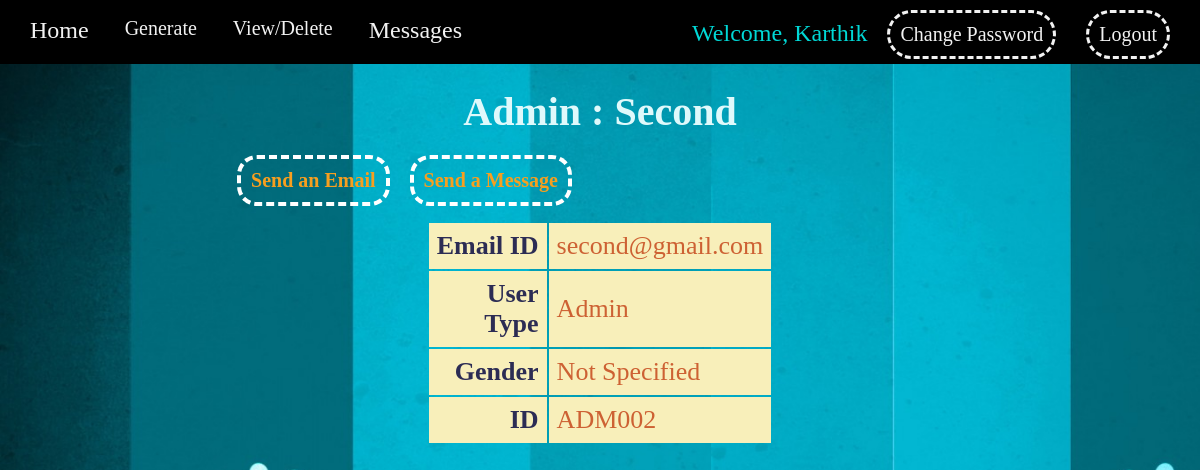
Page /users/profile/2 (signed in) on the committed database.
### users/models.py (models this page shows, shortened)
class User(AbstractBaseUser, PermissionsMixin):  # PermissionsMixin to include the permission parameters of User model
	email = models.EmailField(unique=True,default=None,null = False)
	name = models.CharField(max_length=20,null=True,default="")
	is_staff = models.BooleanField(default=False)
	is_superuser = models.BooleanField(default=False)
	USERNAME_FIELD = "email"   # Email is used as the username
	EMAIL_FIELD = "email"
	REQUIRED_FIELDS = ["name"]       # Username and password are automatically required fields
	class Meta:
		ordering = ["email"]
		verbose_name = "user"
	objects = UserManager()    # Declaring the Manager Class

class EmployeeID(models.Model):
	emp_id = models.CharField(max_length=10, primary_key=True, default=None)
	emp_type = models.CharField(max_length=10, null=False, default=None)
	creator = models.ForeignKey(User, related_name="id_creator", on_delete=models.CASCADE, default=None, null=True)
	assignee = models.ForeignKey(User, related_name="id_assignee", on_delete=models.SET_NULL, default=None, null=True)
	class Meta:
		ordering = ["emp_id"]
		verbose_name = "employee id"

### users/views.py (the view, shortened to what this page needs)
# urls.py: path('profile', ViewUserProfile.as_view(), name="ViewProfile"),
@method_decorator(login_required, name='dispatch')
class ViewUserProfile(View):
	template = "users/Profile.html"
	resolve_gender = {"M":"Male","F":"Female"}
	def get(self, request, user_id, *args, **kwargs):
		try:
		    targetUser = list(User.objects.filter(id=user_id))[0]        # User to be displayed
		except IndexError:
		    messages.add_message(request, messages.ERROR, "User Could Not Be Found!")
		    return HttpResponseRedirect(reverse('home'))
		targetGroup=list(Group.objects.filter(user=targetUser))[0].name   # Group of user to be displayed
		try:
			if(targetGroup=="CustomerPrivilege"):
				if(request.user.has_perm('users.can_view_customer')):
					targetSpecific = list(Customer.objects.filter(instance=targetUser))[0]  # Customer instance
					typ = "Customer"
					gender = self.resolve_gender[targetSpecific.gender]
					person_id = "Not Applicable"
				else:
					raise ValueError('Permission Denied')
			elif(targetGroup=="AdminPrivilege"):
				if(request.user.has_perm('users.can_view_admin')):
					targetSpecific = list(Admin.objects.filter(instance=targetUser))[0]  # Admin Instance
					typ = "Admin"
					gender = "Not Specified"
					person_id = targetSpecific.emp_id.emp_id
				else:
					raise ValueError('Permission Denied')
			cont = {"Name":targetUser.name,
		        	"Email":targetUser.email,
		        	"Gender":gender,
		        	"Type":typ,
		        	"ID":person_id,
		        	"UserID":targetUser.id}
		except ValueError as prob:
				val = request.user.get_all_permissions()
				messages.add_message(request, messages.SUCCESS, 'Permission Denied')
				return HttpResponseRedirect(reverse('home'))
		return render(request,self.template,context=cont)

### users/templatetags/extra_tags.py (called while the page is built)
@register.filter(name='has_group')
def has_group(user, group_name):
    group = Group.objects.get(name=group_name)
    if group in user.groups.all():
    	return True
    else:
    	return False

### users/templates/users/Profile.html (shortened to what this page needs)
{% extends "users/base.html" %}
{% block content %}
<center><label class="descriptor">{{Type}} : {{Name}}</label></center>
<center><a href="/messages/open-conv/{{UserID}}" class="sendMess" >Send a Message</a>
<a href="mailto:{{Email}}?&body=Contacted through RoomBooking-Webiste" class="sendMess depend">Send an Email</a></center>
<center><table class="UserDisplay" border="0">
<tr>
<th>Email ID</th>
<td>{{Email}}</td>
</tr>
<tr>
<th>User<br />Type </th>
<td>{{Type}}</td>
</tr>
<tr>
<th>Gender </th>
<td>{{Gender}}</td>
</tr>
<tr>
<th>ID</th>
<td>{{ID}}</td>
</tr>
</table></center>
{% endblock %}

### users/templates/users/base.html (shortened to what this page needs)
<html>
<head>
{% load static %}
{% load extra_tags %}
<link rel="stylesheet" type="text/css" href="{% static 'messenger/style.css' %}">
</head>
<body>
<div class="topbar">
<a class="left" href="/" style="margin-left:20px;">Home</a>
{% if user.is_authenticated %}
{% if request.user|has_group:"CustomerPrivilege" %}    <!Customer User!>
<div class="dropdown left">
<a class="dropbtn">View/Modify</a>
<div class="dropdown-content">
<a href=""></a>
<a href="/cust/manage-reserve">Reservations</a>
</div>
</div>
<div class="dropdown left">
<a class="dropbtn">Reserve</a>
<div class="dropdown-content"><a href=""></a>
<a href=""></a>
<a href="/cust/find-slot">Room-Slot</a>
</div>
</div>
{% else %}                                      <!Admin User!>
<div class="dropdown left">
<a class="dropbtn">Generate</a>
</div>
<div class="dropdown left">
<a class="dropbtn">View/Delete</a>
</div>
{%endif%}
<a class="left" href="/messages/view-messages">Messages</a>
<a href="/users/logout" class="right rounded" >Logout</a>
<a href="/users/change-pwd" class="right rounded" >Change Password</a>
<label class="right welcome">Welcome, {{request.user.name}}</label>
{%endif%}
</div>
{% block content %}
{% endblock %}
</body>
</html>

### messenger/static/messenger/style.css (style rules this page uses)
html { color:green; }
body { background-attachment:fixed; background-image:url("Images/mainBackground.png"); background-repeat:no-repeat; background-size:cover; }
.topbar { position:fixed; width:100%; left:0; top:0; z-index:99; margin-top:0px; background-color: #000000; overflow: visible; height:8% }
label.welcome { color:#00d8d6; font-size:24px; font-face:Helvetica; padding:10px; margin:10px; }
.topbar a { color: #f2f2f2; text-align: center; padding: 10px 10px 10px 10px; text-decoration: none; font-family:Georgia; overflow:visible; }
.left { float:left; font-size:24px; margin-top:7px; margin-right:16px; }
.dropbtn { float:left; color: #f2f2f2; text-align: center; padding: 10px 10px 10px 10px; text-decoration: none; font-size: 20px; font-family:Georgia; overflow:visible; }
.dropdown { position: relative; display: inline-block; }
.rounded { font-size: 20px; border-style:dashed; border-radius:30px; padding:2px; margin-right:30px; margin-top:10px; }
.right { float:right; }
label.descriptor { position: relative; top: 80px; font-weight:bold; margin-top:60px; font-family:Halvetica; font-size:40px; z-axis = 1; color:#dff9fb; }
table.UserDisplay { margin-top:14%; }
table.UserDisplay td { font-size:26px; font-family:Georgia; padding:8px; text-align:left; color:#cd6133; background-color:#F8EFBA; }
table.UserDisplay th { color:#2c2c54; font-size:26px; font-family:Georgia; padding:8px; text-align:right; background-color:#F8EFBA; }
a.sendMess { float:right; background-color:transparent; border-style:dashed; border-color:#ffffff; border-width:4px; border-radius:20px; font-size:20px; font-family:calibri; padding:10px; border-width:4px; color:#F79F1F; font-weight:bold; text-decoration:none; margin-top:100px; margin-right:620px; }
a.sendMess.depend { margin-right:20px; }

### rows in the picture
User: user.name "Karthik"
EmployeeID: emp_type "Admin", emp_id "ADM002"
User: name "Second", email "second@gmail.com"

### other values in the picture
{{ Gender }} "Not Specified"
